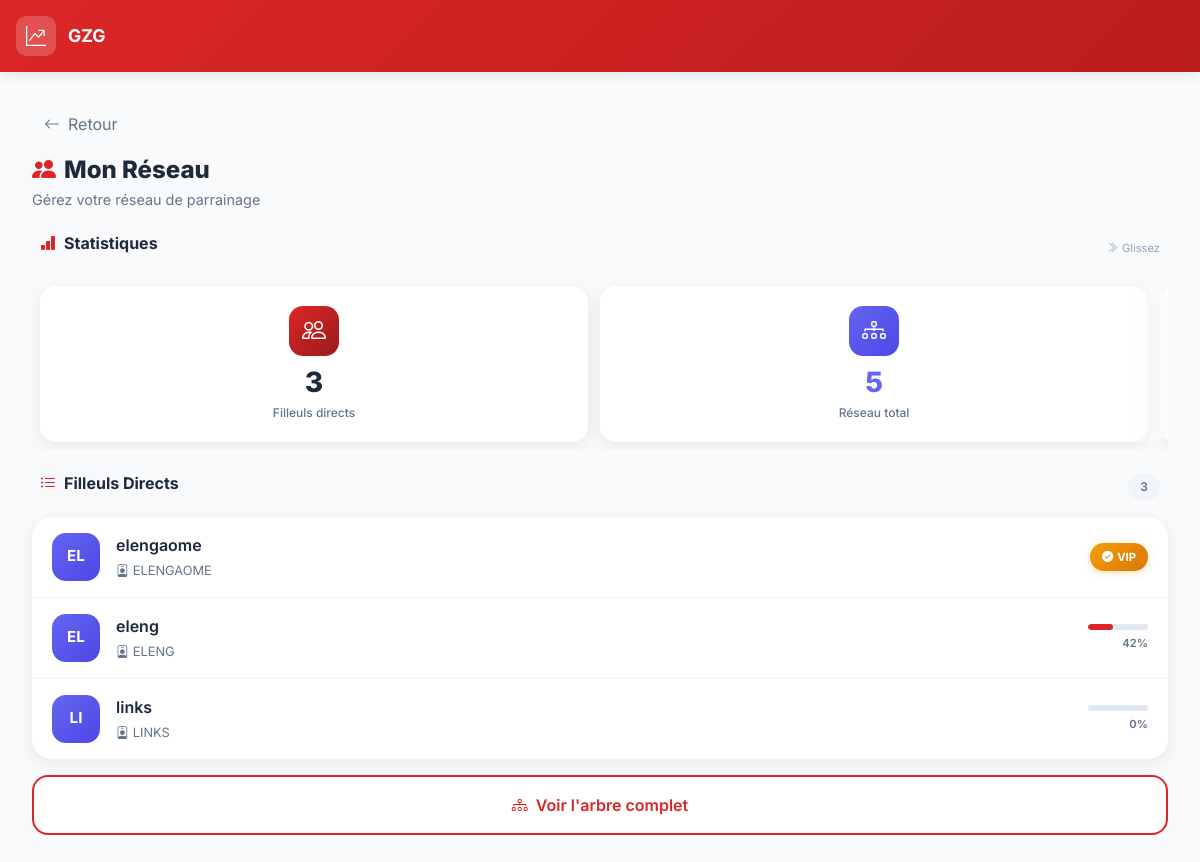
Page /mes-filleuls/ (signed in) on the committed database.
### parrainage/models.py (models this page shows, shortened)
class Profile(models.Model):
    user = models.OneToOneField(User, on_delete=models.CASCADE, related_name='profile')
    referrer = models.ForeignKey(
        'self',
        on_delete=models.SET_NULL,
        null=True,
        blank=True,
        related_name='referrals'
    )
    referral_code = models.CharField(max_length=50, unique=True, editable=False)
    phone_number = models.CharField(max_length=20, blank=True, null=True, help_text="Numéro de téléphone")
    country = CountryField(blank=True, null=True, help_text="Pays de résidence")
    total_paid = models.DecimalField(max_digits=12, decimal_places=2, default=0.00)
    is_vip = models.BooleanField(default=False)
    reset_token = models.CharField(max_length=64, blank=True, null=True)
    reset_token_expires = models.DateTimeField(blank=True, null=True)
    REFERRAL_LIMIT = 2  # Maximum 2 filleuls directs
    @property
    def progress_percent(self):
        from decimal import Decimal
        quota = GlobalSettings.get_current_quota()
        if quota <= 0: return 0
        return min((float(self.total_paid) / float(quota)) * 100, 100)
    def get_downline_tree(self, level=0, max_depth=10):
        if level >= max_depth:
            return []
        tree = []
        for referral in self.referrals.all():
            node = {
                'profile': referral,
                'level': level + 1,
                'children': referral.get_downline_tree(level + 1, max_depth)
            }
            tree.append(node)
        return tree

class GlobalSettings(models.Model):
    required_quota = models.DecimalField(
        max_digits=12,
        decimal_places=2,
        default=100000.00,
        help_text="Le montant total pour devenir VIP et accéder aux marchés."
    )
    updated_at = models.DateTimeField(auto_now=True)
    class Meta:
        verbose_name = "Paramètre Global"
        verbose_name_plural = "Paramètres Globaux"
    @classmethod
    def get_current_quota(cls):
        config, _ = cls.objects.get_or_create(id=1)
        return config.required_quota

### parrainage/views.py (the view)
# urls.py: path('mes-filleuls/', views.my_referrals_view, name='my_referrals'),
@login_required
def my_referrals_view(request):
    profile, created = Profile.objects.get_or_create(user=request.user)
    referrals = profile.referrals.all().order_by('-user__date_joined')
    downline_tree = profile.get_downline_tree()
    total_referrals = referrals.count()
    vip_referrals = referrals.filter(is_vip=True).count()
    total_earned = sum(r.total_paid for r in referrals)
    def count_all_downline(tree):
        count = 0
        for node in tree:
            count += 1
            count += count_all_downline(node['children'])
        return count
    total_downline = count_all_downline(downline_tree)
    context = {
        'profile': profile,
        'referrals': referrals,
        'total_referrals': total_referrals,
        'vip_referrals': vip_referrals,
        'total_earned': total_earned,
        'downline_tree': downline_tree,
        'total_downline': total_downline,
    }
    return render(request, 'parrainage/my_referrals.html', context)

### templates/parrainage/my_referrals.html (shortened to what this page needs)
{% extends 'parrainage/base.html' %}
{% block content %}
<div class="referrals-container slide-up">
    <div class="referrals-header">
        <a href="{% url 'dashboard' %}" class="back-btn">
            <i class="bi bi-arrow-left"></i>
            <span>Retour</span>
        </a>
        <h1 class="page-title">
            <i class="bi bi-people-fill" style="color: #dc2626;"></i>
            Mon Réseau
        </h1>
        <p class="page-subtitle">Gérez votre réseau de parrainage</p>
    </div>
    <div class="section-header-modern">
        <h6 class="section-title-modern">
            <i class="bi bi-bar-chart-fill" style="color: #dc2626;"></i>
            Statistiques
        </h6>
        <span class="scroll-hint">
            <i class="bi bi-chevron-double-right"></i> Glissez
        </span>
    </div>
    <div class="stats-scroll">
        <div class="stat-box">
            <div class="stat-box-icon stat-box-icon-direct">
                <i class="bi bi-people"></i>
            </div>
            <div class="stat-box-value">{{ total_referrals }}</div>
            <div class="stat-box-label">Filleuls directs</div>
        </div>
        <div class="stat-box">
            <div class="stat-box-icon stat-box-icon-total">
                <i class="bi bi-diagram-3"></i>
            </div>
            <div class="stat-box-value" style="color: #6366f1;">{{ total_downline }}</div>
            <div class="stat-box-label">Réseau total</div>
        </div>
        <div class="stat-box">
        </div>
    </div>
    <div class="section-header-modern">
        <h6 class="section-title-modern">
            <i class="bi bi-list-ul" style="color: #dc2626;"></i>
            Filleuls Directs
        </h6>
        <span class="section-badge">{{ referrals.count }}</span>
    </div>
    <div class="referrals-list-card">
        <div class="referrals-list-body">
            {% if referrals %}
                {% for referral in referrals %}
                <div class="referral-item">
                    <div class="referral-avatar" style="background: linear-gradient(135deg, #6366f1, #4f46e5);">
                        {{ referral.user.username|slice:":2"|upper }}
                    </div>
                    <div class="referral-info">
                        <div class="referral-name">{{ referral.user.username }}</div>
                        <div class="referral-code">
                            <i class="bi bi-person-badge"></i>
                            {{ referral.referral_code }}
                        </div>
                    </div>
                    <div class="referral-status">
                        {% if referral.is_vip %}
                        <span class="vip-badge-modern">
                            <i class="bi bi-check-circle-fill"></i>
                            VIP
                        </span>
                        {% else %}
                        <div class="progress-mini">
                            <div class="progress-mini-bar"
                                 style="width: {{ referral.progress_percent }}%;
                                        background: {% if referral.progress_percent >= 100 %}#10b981{% elif referral.progress_percent >= 50 %}#f59e0b{% else %}#dc2626{% endif %};">
                            </div>
                        </div>
                        <div class="progress-percent">{{ referral.progress_percent|floatformat:0 }}%</div>
                        {% endif %}
                    </div>
                </div>
                {% endfor %}
            {% endif %}
        </div>
    </div>
    {% if referrals %}
    <a href="{% url 'network_tree' %}" class="action-btn-modern">
        <i class="bi bi-diagram-3"></i>
        Voir l'arbre complet
    </a>
    {% endif %}
</div>
{% endblock %}

### templates/parrainage/base.html (style rules this page uses)
:root { --primary-color: #dc2626; --primary-dark: #b91c1c; --primary-light: #ef4444; --secondary-color: #1e293b; --success-color: #10b981; --warning-color: #f59e0b; --danger-color: #ef4444; --bg-color: #f8fafc; --card-bg: #ffffff; --text-primary: #1e293b; --text-secondary: #64748b; --border-color: #e2e8f0; --shadow-sm: 0 1px 3px rgba(0,0,0,0.1); --shadow-md: 0 4px 12px rgba(0,0,0,0.08); --shadow-lg: 0 10px 40px rgba(0,0,0,0.12); --radius-sm: 12px; --radius-md: 16px; --radius-lg: 20px; --radius-xl: 24px; }
* { font-family: 'Inter', -apple-system, BlinkMacSystemFont, sans-serif; -webkit-tap-highlight-color: transparent; }
body { background: var(--bg-color); min-height: 100vh; padding-bottom: 80px; color: var(--text-primary); }
@media (min-width: 768px) { body { padding-bottom: 0; } }
.slide-up { animation: slideUp 0.4s ease-out; }

### rows in the picture
Profile: user.username "EL", user.username "elengaome", referral_code "ELENGAOME", is_vip True (drawn)
Profile: user.username "EL", user.username "eleng", referral_code "ELENG", progress_percent "42"
Profile: user.username "LI", user.username "links", referral_code "LINKS", progress_percent "0"

### other values in the picture
{{ total_referrals }} "3"
{{ total_downline }} "5"
{{ referrals.count }} "3"
